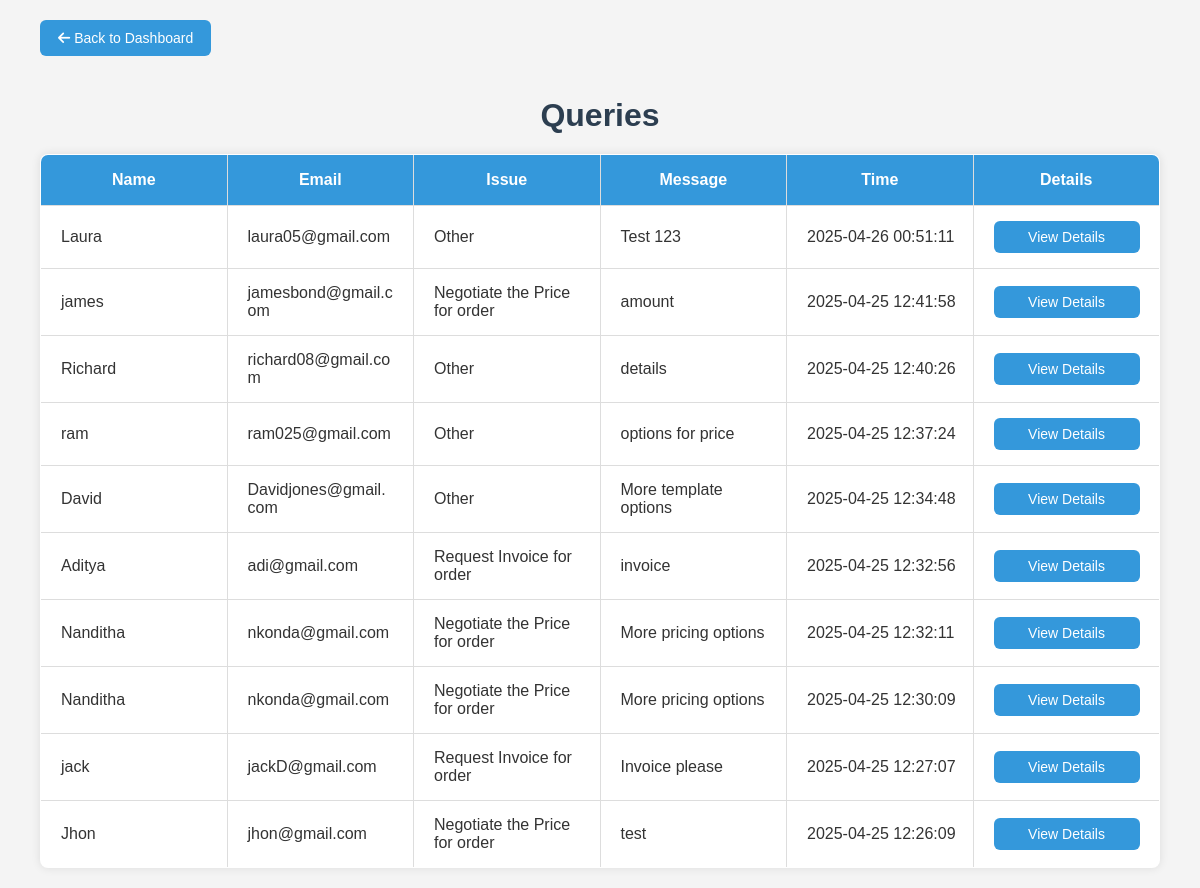
The page /adminqueries.php on the database as committed earlier.
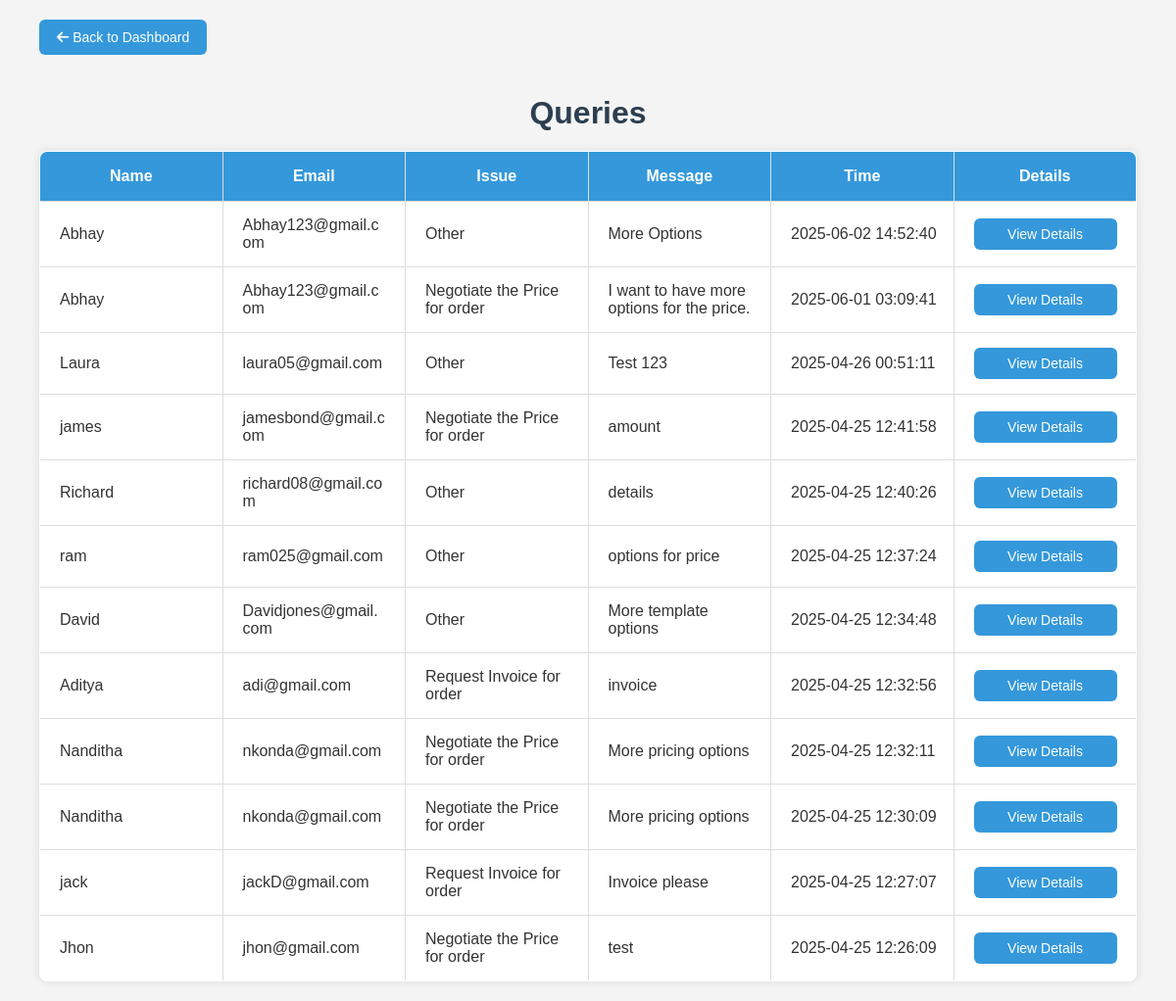
The same page on the database as committed later.
### tables this page shows
CREATE TABLE `query` (
  `Message_id` int(11) NOT NULL,
  `User_id` int(11) NOT NULL,
  `Name` varchar(225) NOT NULL,
  `Email` varchar(225) NOT NULL,
  `Issue` varchar(225) NOT NULL,
  `Message` varchar(225) NOT NULL,
  `Time` datetime NOT NULL
);

### adminqueries.php (the view, shortened to what this page needs)
<?php
$servername = "localhost";
$username = "root";
$password = "";
$dbname = "pristine_softsol";
$conn = new mysqli($servername, $username, $password, $dbname);
$sql = "SELECT * FROM `query` ORDER BY `Time` DESC";
$result = $conn->query($sql);
?>
<!DOCTYPE html>
<html lang="en">
<head>
  <link rel="stylesheet" href="https://cdnjs.cloudflare.com/ajax/libs/font-awesome/6.0.0-beta3/css/all.min.css" />
</head>
<body>
  <a href="adminpanel.php" class="back-button"><i class="fas fa-arrow-left"></i> Back to Dashboard</a>
  <h1>Queries</h1>
  <table>
    <thead>
      <tr>
        <th>Name</th>
        <th>Email</th>
        <th>Issue</th>
        <th>Message</th>
        <th>Time</th>
        <th>Details</th>
      </tr>
    </thead>
    <tbody>
      <?php if ($result && $result->num_rows > 0): ?>
        <?php while($row = $result->fetch_assoc()): ?>
          <tr>
            <td><?php echo htmlspecialchars($row['Name']); ?></td>
            <td><?php echo htmlspecialchars($row['Email']); ?></td>
            <td><?php echo htmlspecialchars($row['Issue']); ?></td>
            <td><?php echo nl2br(htmlspecialchars($row['Message'])); ?></td>
            <td><?php echo htmlspecialchars($row['Time']); ?></td>
            <td>
              <a href="view_querydetails.php?id=<?php echo urlencode($row['Message_id']); ?>" class="view-btn">
                View Details
              </a>
            </td>
          </tr>
        <?php endwhile; ?>
      <?php else: ?>
        <tr><td colspan="6" style="text-align:center;">No queries found.</td></tr>
      <?php endif; ?>
    </tbody>
  </table>
</body>
</html>

Rows that differ between the two databases and show on the page:
added query: Name "Abhay", Email "Abhay123@gmail.com", Issue "Other", Message "More Options", Time "2025-06-02 14:52:40"
added query: Name "Abhay", Email "Abhay123@gmail.com", Issue "Negotiate the Price for order", Message "I want to have more options for the price.", Time "2025-06-01 03:09:41"
